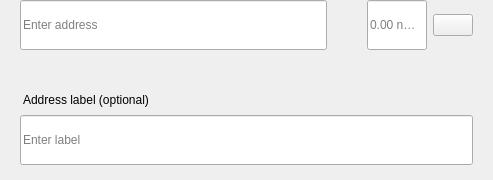
<?xml version="1.0" encoding="UTF-8"?>
<ui version="4.0">
 <class>SendMultiRow</class>
 <widget class="QWidget" name="SendMultiRow">
  <property name="geometry">
   <rect>
    <x>0</x>
    <y>0</y>
    <width>493</width>
    <height>180</height>
   </rect>
  </property>
  <property name="minimumSize">
   <size>
    <width>0</width>
    <height>0</height>
   </size>
  </property>
  <property name="maximumSize">
   <size>
    <width>16777215</width>
    <height>16777215</height>
   </size>
  </property>
  <property name="windowTitle">
   <string>Form</string>
  </property>
  <layout class="QVBoxLayout" name="verticalLayout_3">
   <property name="spacing">
    <number>0</number>
   </property>
   <property name="leftMargin">
    <number>0</number>
   </property>
   <property name="topMargin">
    <number>0</number>
   </property>
   <property name="rightMargin">
    <number>20</number>
   </property>
   <property name="bottomMargin">
    <number>5</number>
   </property>
   <item alignment="Qt::AlignTop">
    <widget class="QWidget" name="widget" native="true">
     <property name="sizePolicy">
      <sizepolicy hsizetype="Expanding" vsizetype="Maximum">
       <horstretch>0</horstretch>
       <verstretch>0</verstretch>
      </sizepolicy>
     </property>
     <property name="minimumSize">
      <size>
       <width>0</width>
       <height>60</height>
      </size>
     </property>
     <property name="maximumSize">
      <size>
       <width>16777215</width>
       <height>85</height>
      </size>
     </property>
     <layout class="QHBoxLayout" name="horizontalLayout" stretch="6,0,2">
      <property name="spacing">
       <number>0</number>
      </property>
      <property name="leftMargin">
       <number>8</number>
      </property>
      <property name="topMargin">
       <number>0</number>
      </property>
      <property name="rightMargin">
       <number>0</number>
      </property>
      <property name="bottomMargin">
       <number>0</number>
      </property>
      <item alignment="Qt::AlignTop">
       <widget class="QStackedWidget" name="stackedAddress">
        <property name="minimumSize">
         <size>
          <width>0</width>
          <height>50</height>
         </size>
        </property>
        <property name="maximumSize">
         <size>
          <width>16777215</width>
          <height>50</height>
         </size>
        </property>
        <widget class="QWidget" name="page_4">
         <property name="sizePolicy">
          <sizepolicy hsizetype="Expanding" vsizetype="Preferred">
           <horstretch>0</horstretch>
           <verstretch>0</verstretch>
          </sizepolicy>
         </property>
         <property name="minimumSize">
          <size>
           <width>0</width>
           <height>50</height>
          </size>
         </property>
         <property name="maximumSize">
          <size>
           <width>16777215</width>
           <height>55</height>
          </size>
         </property>
         <layout class="QVBoxLayout" name="verticalLayout_7">
          <property name="spacing">
           <number>0</number>
          </property>
          <property name="leftMargin">
           <number>12</number>
          </property>
          <property name="topMargin">
           <number>0</number>
          </property>
          <property name="rightMargin">
           <number>0</number>
          </property>
          <property name="bottomMargin">
           <number>0</number>
          </property>
          <item>
           <widget class="QLineEdit" name="lineEditAddress">
            <property name="minimumSize">
             <size>
              <width>0</width>
              <height>50</height>
             </size>
            </property>
            <property name="maximumSize">
             <size>
              <width>16777215</width>
              <height>50</height>
             </size>
            </property>
            <property name="placeholderText">
             <string>Enter address</string>
            </property>
           </widget>
          </item>
         </layout>
        </widget>
        <widget class="QWidget" name="page_3"/>
       </widget>
      </item>
      <item>
       <spacer name="horizontalSpacer_3">
        <property name="orientation">
         <enum>Qt::Horizontal</enum>
        </property>
        <property name="sizeType">
         <enum>QSizePolicy::Fixed</enum>
        </property>
        <property name="sizeHint" stdset="0">
         <size>
          <width>40</width>
          <height>20</height>
         </size>
        </property>
       </spacer>
      </item>
      <item>
       <layout class="QHBoxLayout" name="horizontalLayout_2">
        <property name="spacing">
         <number>6</number>
        </property>
        <item alignment="Qt::AlignTop">
         <widget class="QLineEdit" name="lineEditAmount">
          <property name="sizePolicy">
           <sizepolicy hsizetype="Expanding" vsizetype="Preferred">
            <horstretch>0</horstretch>
            <verstretch>0</verstretch>
           </sizepolicy>
          </property>
          <property name="minimumSize">
           <size>
            <width>0</width>
            <height>50</height>
           </size>
          </property>
          <property name="maximumSize">
           <size>
            <width>16777215</width>
            <height>50</height>
           </size>
          </property>
          <property name="maxLength">
           <number>17</number>
          </property>
          <property name="alignment">
           <set>Qt::AlignLeading|Qt::AlignLeft|Qt::AlignVCenter</set>
          </property>
          <property name="placeholderText">
           <string notr="true">0.00 nMNSC</string>
          </property>
         </widget>
        </item>
        <item>
         <layout class="QVBoxLayout" name="verticalLayout">
          <property name="topMargin">
           <number>14</number>
          </property>
          <property name="bottomMargin">
           <number>0</number>
          </property>
          <item alignment="Qt::AlignTop">
           <widget class="QPushButton" name="btnMenu">
            <property name="minimumSize">
             <size>
              <width>0</width>
              <height>0</height>
             </size>
            </property>
            <property name="maximumSize">
             <size>
              <width>16777215</width>
              <height>16777215</height>
             </size>
            </property>
            <property name="focusPolicy">
             <enum>Qt::NoFocus</enum>
            </property>
            <property name="text">
             <string/>
            </property>
           </widget>
          </item>
         </layout>
        </item>
       </layout>
      </item>
     </layout>
    </widget>
   </item>
   <item>
    <widget class="QWidget" name="layoutLabel" native="true">
     <property name="minimumSize">
      <size>
       <width>0</width>
       <height>0</height>
      </size>
     </property>
     <property name="maximumSize">
      <size>
       <width>16777215</width>
       <height>16777215</height>
      </size>
     </property>
     <layout class="QVBoxLayout" name="verticalLayout_9">
      <property name="spacing">
       <number>6</number>
      </property>
      <property name="leftMargin">
       <number>20</number>
      </property>
      <property name="topMargin">
       <number>0</number>
      </property>
      <property name="rightMargin">
       <number>0</number>
      </property>
      <property name="bottomMargin">
       <number>10</number>
      </property>
      <item>
       <spacer name="verticalSpacer">
        <property name="orientation">
         <enum>Qt::Vertical</enum>
        </property>
        <property name="sizeType">
         <enum>QSizePolicy::Fixed</enum>
        </property>
        <property name="sizeHint" stdset="0">
         <size>
          <width>20</width>
          <height>20</height>
         </size>
        </property>
       </spacer>
      </item>
      <item>
       <widget class="QLabel" name="labelSubtitleDescription">
        <property name="styleSheet">
         <string notr="true">margin-bottom:2px;
margin-left:0.05px;
padding:0px;</string>
        </property>
        <property name="text">
         <string>Address label (optional)</string>
        </property>
       </widget>
      </item>
      <item>
       <widget class="QLineEdit" name="lineEditDescription">
        <property name="minimumSize">
         <size>
          <width>0</width>
          <height>50</height>
         </size>
        </property>
        <property name="maximumSize">
         <size>
          <width>16777215</width>
          <height>50</height>
         </size>
        </property>
        <property name="placeholderText">
         <string>Enter label</string>
        </property>
       </widget>
      </item>
     </layout>
    </widget>
   </item>
  </layout>
 </widget>
 <resources/>
 <connections/>
</ui>
